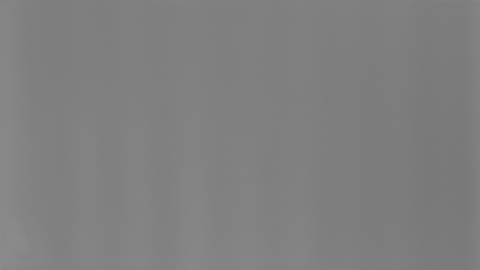
#> input picture calib/3DStackCorrection_B.de-otra-unidad.png, 480 x 270 px, given in place of rampa-trama-cruda.png, which was not available; the run also reads 1 picture not shown here
$ python simula_jbu.py ../calib/3DStackCorrection_B.de-otra-unidad.png
#> lines starting #> are read from the running program, lines starting #| are printed output that depends on the picture; after the words box and inside, x2 and y2 are one past the last pixel; in counts of white or black regions, pixels touching at a corner belong together
# simula_jbu.py — un ojo del conversor 2D->3D en numpy, para comparar el metodo de antes (cubica +
# recorte de canto) con el agrandado guiado (jbu) de v0.62 sin abrir el visor.
# Entrada: un cuadro 3840x2160 sin tramar y su mapa 518x518 (los que deja `volcado` en serve.conf:
# /tmp/rampa-trama-cruda.png y /tmp/rampa-profundidad.pgm). Escribe jbu-comp.png (original | antes |
# guiado) y jbu-zoom.png en la carpeta que se le pase. Solo numpy y Pillow.
#   python3 tools/simula_jbu.py CARPETA_DE_SALIDA
# La prueba de verdad es el sombreador: ODYSSEYVK_FUENTE_PNG=cuadro.png ODYSSEYVK_PRUEBA=1
# ODYSSEYVK_JBU=0|1 odysseyvk test --windowed --no-panel --no-lens --no-scaler --sin-interfaz
# --mapa-fijo mapa.pgm --apoyo 0.37 --relieve 50 --dump salida
"""Simulacion de un ojo del conversor 2D->3D: metodo actual (cubica + canto) contra agrandado guiado (JBU).
Entrada: cuadro completo 3840x2160 y mapa 518x518 de la sesion. Sale un PNG con recortes lado a lado."""
import sys
import numpy as np
from PIL import Image

S = sys.argv[1]
src = np.asarray(Image.open("/tmp/rampa-trama-cruda.png").convert("RGB")).astype(np.float32) / 255.0
D = np.asarray(Image.open("/tmp/rampa-profundidad.pgm")).astype(np.float32) / 255.0
H, W = src.shape[:2]
#> H = 270; W = 480
n = D.shape[0]
#> n = 270
gain = 0.0059                     # uv por unidad de mapa (relieve 50)
gpx = gain * W                    # px de pantalla por unidad de mapa
#> gpx = 2.83
plano = (D.min() + 0.47 * (D.max() - D.min()))
#> plano = 0.494
tope_fuera, tope_dentro = 12.67, 9.98


def hoyos(D, signo):
    """rellenarVistas de hoyos.cpp para un ojo: esparcir con guarda de superficie cercana y rellenar filas."""
#> called with signo = 1
    val = np.zeros_like(D); ok = np.zeros(D.shape, bool)
    tope = 0.0035 * n + 1.0
#> tope = 1.95
    s = np.clip((D - plano) * gain * n, -tope, tope)
    for y in range(n):
        for x in range(n):
            x0 = int(np.floor(x + signo * s[y, x]))
            d = D[y, x]
            for k in (0, 1):
                xx = x0 + k
                if 0 <= xx < n and (not ok[y, xx] or d > val[y, xx]):
                    val[y, xx] = d; ok[y, xx] = True
        row, o = val[y], ok[y]
        idx = np.nonzero(o)[0]
        if len(idx):
            row[~o] = np.interp(np.nonzero(~o)[0], idx, row[idx])
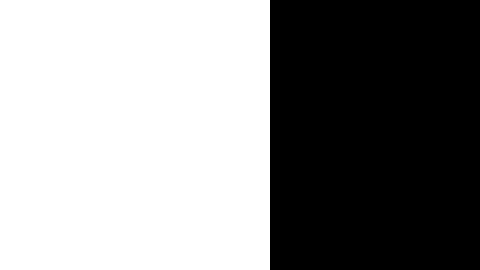
#> ok: shape (270, 480) bool; 56.2% white; 1 black region, box (x1, y1, x2, y2) and area: (270, 0, 480, 270) 56700
    return val


def cr(t):
    t2, t3 = t * t, t * t * t
    return 0.5 * np.stack([-t3 + 2 * t2 - t, 3 * t3 - 5 * t2 + 2, -3 * t3 + 4 * t2 + t, t3 - t2])


def crd(t):
    t2 = t * t
    return 0.5 * np.stack([-3 * t2 + 4 * t - 1, 9 * t2 - 10 * t, -9 * t2 + 8 * t + 1, 3 * t2 - 2 * t])


def muestrea(img, xs, ys):
    h, w = img.shape[:2]
    xs = np.clip(xs, 0, w - 1.001); ys = np.clip(ys, 0, h - 1.001)
    x0 = np.floor(xs).astype(int); y0 = np.floor(ys).astype(int)
    fx = (xs - x0)[..., None]; fy = (ys - y0)[..., None]
    a = img[y0, x0]; b = img[y0, x0 + 1]; c = img[y0 + 1, x0]; d = img[y0 + 1, x0 + 1]
    return (a * (1 - fx) + b * fx) * (1 - fy) + (c * (1 - fx) + d * fx) * fy


def ojo(M, x0, x1, y0, y1, signo, metodo):
#> called with x0 = 1500, x1 = 2150, y0 = 1300, y1 = 2000, signo = 1, metodo = 'actual'
    ys, xs = np.mgrid[y0:y1, x0:x1].astype(np.float32)
    u = (xs + 0.5) / W * n - 0.5
    v = (ys + 0.5) / H * n - 0.5
    iu, iv = np.floor(u).astype(int), np.floor(v).astype(int)
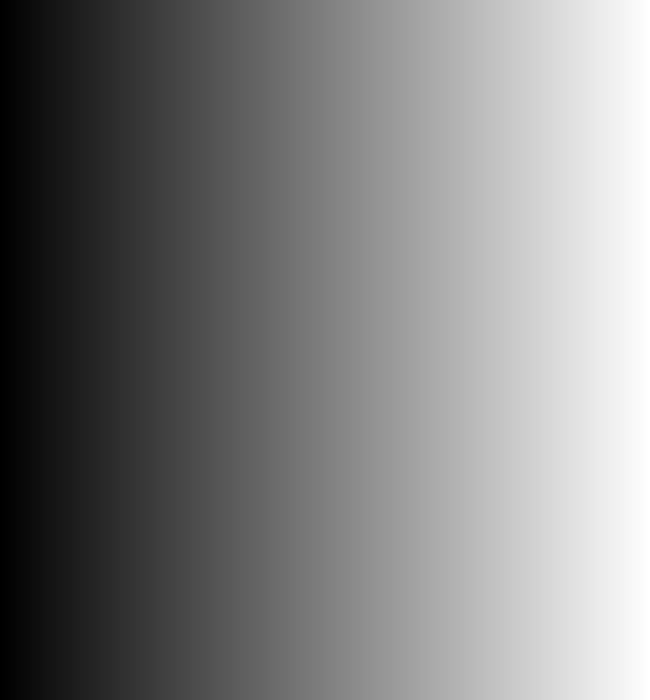
#> u: shape (700, 650) float32; min 843.5, max 1208.6, mean 1026.1; drawn with min black and max white
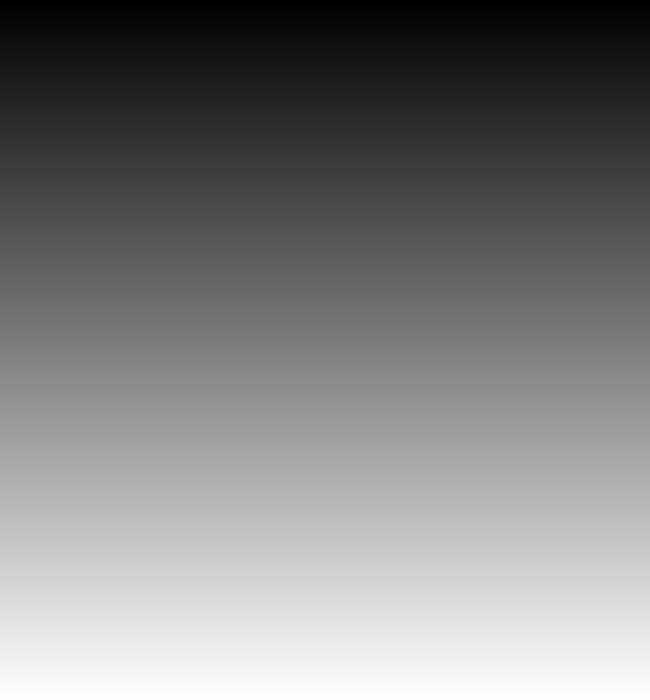
#> v: shape (700, 650) float32; min 1300, max 1999, mean 1649.5; drawn with min black and max white
    fu, fv = u - iu, v - iv
    if metodo == "actual":
        ax, ex, ay = cr(fu), crd(fu), cr(fv)
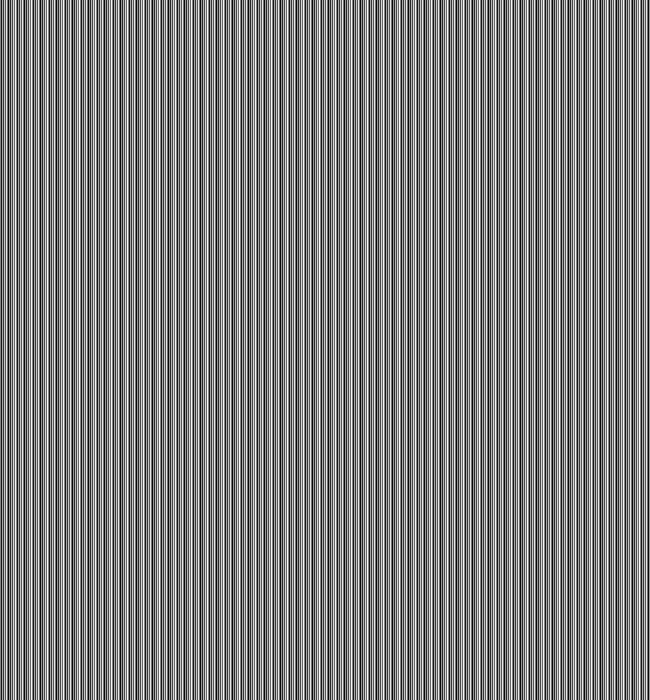
#> fu: shape (700, 650) float64; min 0.0312, max 0.969, mean 0.499
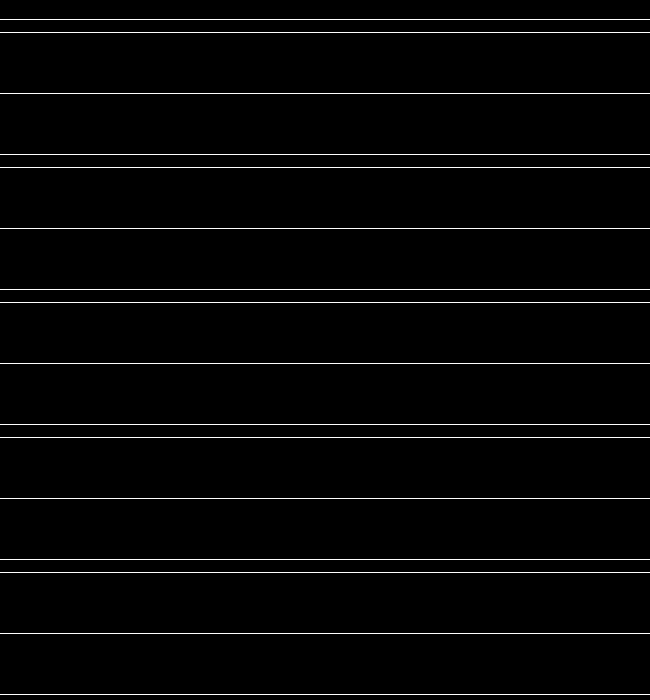
#> fv: shape (700, 650) float64; min 0, max 1, mean 0.0229
        val = np.zeros_like(u); der = np.zeros_like(u)
        for r in range(4):
            yy = np.clip(iv + r - 1, 0, n - 1)
            for c in range(4):
                xx = np.clip(iu + c - 1, 0, n - 1)
                d = M[yy, xx]
                val += ay[r] * ax[c] * d
                der += ay[r] * ex[c] * d
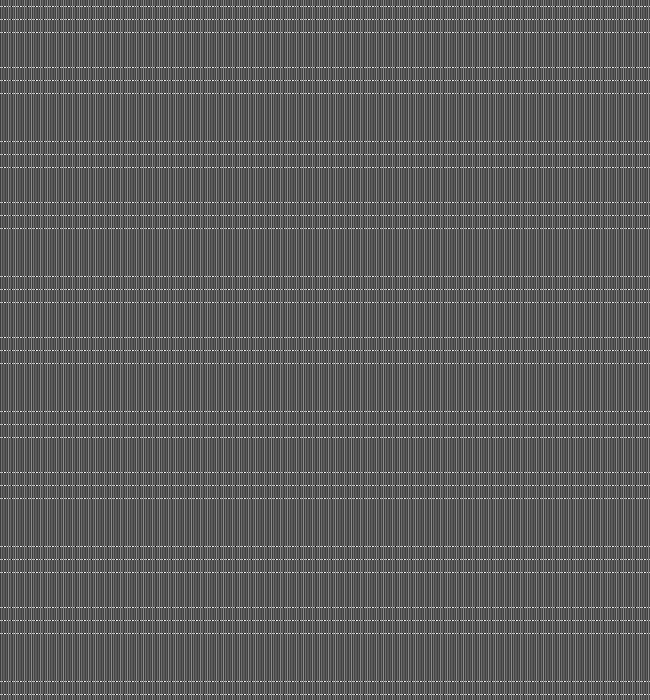
#> der: shape (700, 650) float32; min -3.07e-08, max 3.45e-08, mean -7.09e-09; drawn with min black and max white
#> val: shape (700, 650) float32
        canto = np.clip(0.004 / np.maximum(np.abs(der), 1e-5), 0.10, 1.0)
#> canto: shape (700, 650) float32; every value is 1
        s = (val - plano) * gpx * canto
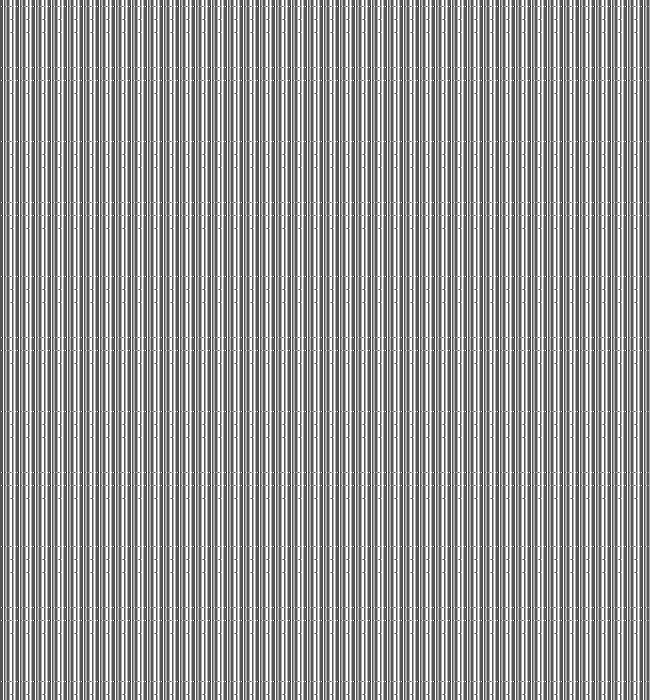
#> s: shape (700, 650) float32; min 0.0119, max 0.0119, mean 0.0119; drawn with min black and max white
    else:
        # estimacion gruesa (cubica sin canto) para saber que color va a mostrar este punto
        ax, ay = cr(fu), cr(fv)
        val = np.zeros_like(u)
        for r in range(4):
            yy = np.clip(iv + r - 1, 0, n - 1)
            for c in range(4):
                xx = np.clip(iu + c - 1, 0, n - 1)
                val += ay[r] * ax[c] * M[yy, xx]
        s0 = np.clip((val - plano) * gpx, -tope_dentro, tope_fuera)
        guia = muestrea(src, xs - signo * s0, ys)
        ru, rv = np.rint(u).astype(int), np.rint(v).astype(int)
        num = np.zeros_like(u); den = np.zeros_like(u)
        for dy in (-1, 0, 1):
            for dx in (-1, 0, 1):
                qy = np.clip(rv + dy, 0, n - 1); qx = np.clip(ru + dx, 0, n - 1)
                Dq = M[qy, qx]
                sq = np.clip((Dq - plano) * gpx, -tope_dentro, tope_fuera)
                cx = (qx + 0.5) / n * W - 0.5; cy = (qy + 0.5) / n * H - 0.5
                Cq = muestrea(src, cx - signo * sq, cy)
                esp = np.exp(-((qx - u) ** 2 + (qy - v) ** 2) / (2 * 0.8 ** 2))
                rango = np.exp(-((guia - Cq) ** 2).sum(-1) / (2 * 0.06 ** 2))
                w = esp * (rango + 1e-4)
                num += w * Dq; den += w
        s = (num / den - plano) * gpx
    s = np.clip(s, -tope_dentro, tope_fuera)
    return muestrea(src, xs - signo * s, ys)
#> in muestrea, `xs = np.clip(xs, 0, w - 1.001)`: xs: shape (700, 650) float32; every value is 479
#> in muestrea, `ys = np.clip(ys, 0, h - 1.001)`: ys: shape (700, 650) float32; every value is 269
#> in muestrea, `x0 = np.floor(xs).astype(int)`: x0: shape (700, 650) int64; every value is 478
#> in muestrea, `y0 = np.floor(ys).astype(int)`: y0: shape (700, 650) int64; every value is 268
#> in muestrea, `fx = (xs - x0)[..., None]`: fx: shape (700, 650, 1) float64; every value is 0.999
#> in muestrea, `a = img[y0, x0]`: a: shape (700, 650, 3) float32; every value is 0.502
#> in muestrea, `b = img[y0, x0 + 1]`: b: shape (700, 650, 3) float32; every value is 0.506
#> in muestrea, `return (a * (1 - fx) + b * fx) * (1 - fy) + (c * (1 - fx) + d * fx) * fy`: returned value: shape (700, 650, 3) float64; every value is 0.506


ML = hoyos(D, +1.0)
x0, x1, y0, y1 = 1500, 2150, 1300, 2000
a = ojo(ML, x0, x1, y0, y1, +1.0, "actual")
b = ojo(ML, x0, x1, y0, y1, +1.0, "jbu")
#> after the loop in ojo (call 2), `for dy in (-1, 0, 1):`: den: shape (700, 650) float32; every value is 0
#> in ojo (call 2), `s = (num / den - plano) * gpx`: s: shape (700, 650) float32; every value is NaN or infinite
#> in muestrea (call 12), `x0 = np.floor(xs).astype(int)`: x0: shape (700, 650) int64; every value is -9.22e+18
#> in muestrea (call 12), `fx = (xs - x0)[..., None]`: fx: shape (700, 650, 1) float64; every value is NaN or infinite
#> (the run stopped early here; a loop or call above may not have finished)
